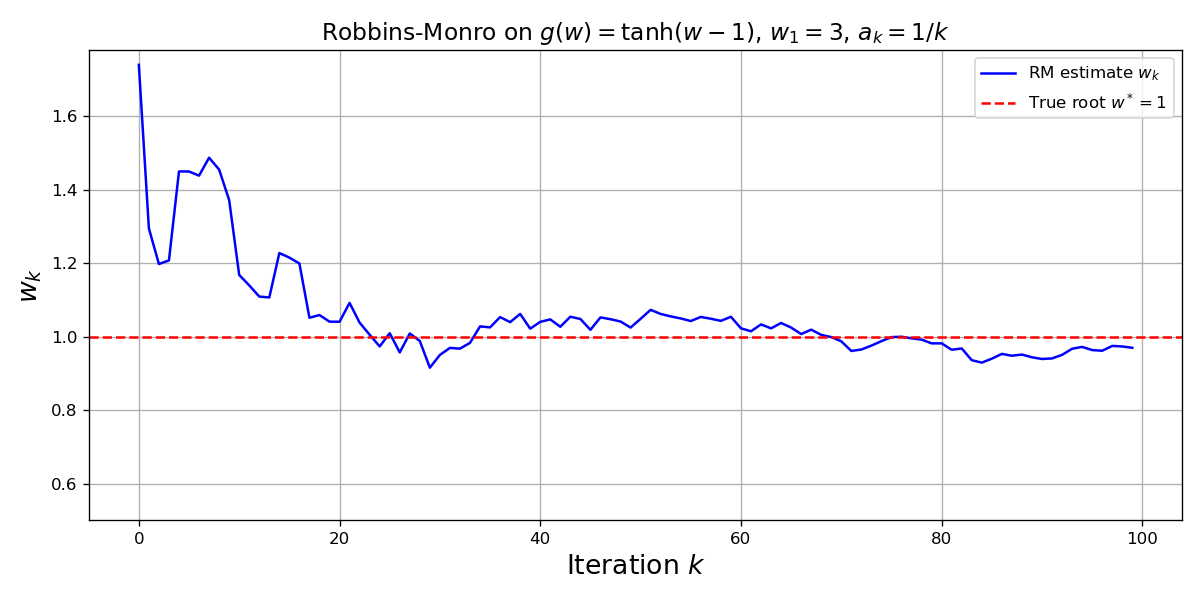

Generate this figure with Python:
import numpy as np
import matplotlib.pyplot as plt

g = lambda w: np.tanh(w - 1)
true_root = 1
n_iter = 100

w_hist = []
w = 3.0
for k in range(1, n_iter+1):
    eta = np.random.randn();
    gk = g(w) + eta;
    a_k = 1.0 / k;
    w = w - a_k * gk;
    w_hist.append(w);

plt.figure(figsize=(10, 5))
plt.plot(w_hist, label='RM estimate $w_k$', color='b')
plt.axhline(true_root, color='red', linestyle='--', label=r'True root $w^*=1$')
plt.xlabel('Iteration $k$', fontsize=16)
plt.ylabel('$w_k$', fontsize=16)
plt.title(r'Robbins-Monro on $g(w)=\tanh(w-1)$, $w_1=3$, $a_k=1/k$', fontsize=14)
plt.legend()
plt.ylim(0.5)
plt.grid(True)
plt.tight_layout()
plt.savefig("RM2.png", dpi=120);
plt.close()
